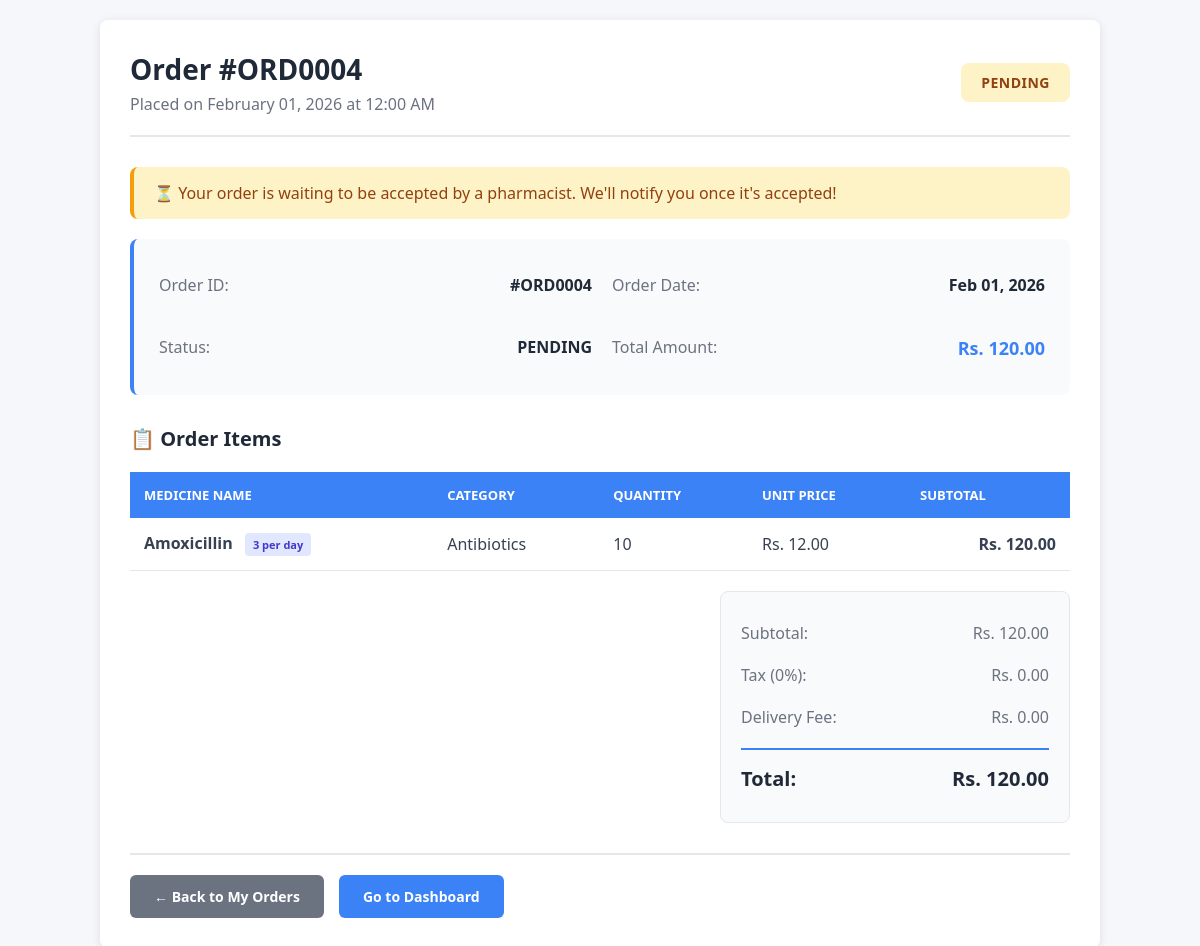
Page /order_details.php?id=ORD0004 (signed in) on the committed database.
### tables this page shows
CREATE TABLE IF NOT EXISTS `orders` (
  `ORDER_ID` varchar(10) NOT NULL,
  `CUSTOMER_ID` varchar(10) NOT NULL,
  `ORDER_DATE` date NOT NULL,
  `TOTAL_AMOUNT` float NOT NULL,
  `STATUS` enum('PENDING','PROCESSING','COMPLETED','CANCEL') NOT NULL,
  `PRESCRIPTION_PATH` varchar(255) DEFAULT NULL,
  PRIMARY KEY (`ORDER_ID`),
  KEY `fk_CUSTOMER_ID_CUSTOMER` (`CUSTOMER_ID`)
);

CREATE TABLE IF NOT EXISTS `order_item` (
  `ORDER_ITEM_ID` int NOT NULL,
  `ORDER_ID` varchar(10) NOT NULL,
  `MEDICINE_ID` varchar(10) NOT NULL,
  `QUANTITY` int NOT NULL,
  `PRICE` float NOT NULL,
  PRIMARY KEY (`ORDER_ITEM_ID`),
  KEY `fk_ORDER_ID_ORDERS` (`ORDER_ID`),
  KEY `fk_MEDICINE_ID_MEDICINE` (`MEDICINE_ID`)
);

CREATE TABLE IF NOT EXISTS `medicine` (
  `MEDICINE_ID` varchar(10) NOT NULL,
  `NAME` char(50) NOT NULL,
  `CATEGORY` enum('Pain and Fever','Antibiotics','Chronic Care','General Wellness') NOT NULL,
  `Price` float NOT NULL,
  `STOCK_QUANTITY` int NOT NULL,
  `DOSAGE` char(50) NOT NULL,
  `EXP_DURATION` char(50) NOT NULL,
  PRIMARY KEY (`MEDICINE_ID`)
);

### public/order_details.php (the view, shortened to what this page needs)
<?php
require_once '../config/db_connect.php';
$customer_id = $_SESSION['user_id'];
$order_id = $_GET['id'];
$stmt = $conn->prepare("
    SELECT o.ORDER_ID, o.ORDER_DATE, o.TOTAL_AMOUNT, o.STATUS, o.CUSTOMER_ID
    FROM orders o
    WHERE o.ORDER_ID = ? AND o.CUSTOMER_ID = ?
");
$stmt->bind_param("ss", $order_id, $customer_id);
$stmt->execute();
$result = $stmt->get_result();
$order = $result->fetch_assoc();
$stmt = $conn->prepare("
    SELECT m.NAME, m.CATEGORY, m.DOSAGE, oi.QUANTITY, oi.Price, (oi.QUANTITY * oi.Price) AS SUBTOTAL
    FROM order_item oi
    JOIN medicine m ON oi.MEDICINE_ID = m.MEDICINE_ID
    WHERE oi.ORDER_ID = ?
");
$stmt->bind_param("s", $order_id);
$stmt->execute();
$items = $stmt->get_result();
function getCustomerStatus($dbStatus) {
    return $dbStatus;
}
$customerStatus = getCustomerStatus($order['STATUS']);
?>
<!DOCTYPE html>
<html lang="en">
<head>
</head>
<body>
<div class="order-container">
    <div class="order-header">
        <div>
            <h1>Order #<?php echo htmlspecialchars($order_id); ?></h1>
            <p style="color: #6b7280; margin-top: 5px;">
                Placed on <?php echo date('F d, Y \a\t h:i A', strtotime($order['ORDER_DATE'])); ?>
            </p>
        </div>
        <span class="status-badge status-<?php echo strtolower($customerStatus); ?>">
            <?php echo htmlspecialchars($customerStatus); ?>
        </span>
    </div>
    <?php if ($customerStatus === 'PENDING'): ?>
    <div class="status-message pending">
        ⏳ Your order is waiting to be accepted by a pharmacist. We'll notify you once it's accepted!
    </div>
    <?php elseif ($customerStatus === 'COMPLETED'): ?>
    <div class="status-message completed">
        🎉 Your order has been completed and delivered. Thank you for choosing MedCare!
    </div>
    <?php endif; ?>
    <div class="order-info">
        <div class="info-grid">
            <div class="info-item">
                <span class="info-label">Order ID:</span>
                <span class="info-value">#<?php echo htmlspecialchars($order_id); ?></span>
            </div>
            <div class="info-item">
                <span class="info-label">Order Date:</span>
                <span class="info-value"><?php echo date('M d, Y', strtotime($order['ORDER_DATE'])); ?></span>
            </div>
            <div class="info-item">
                <span class="info-label">Status:</span>
                <span class="info-value"><?php echo htmlspecialchars($customerStatus); ?></span>
            </div>
            <div class="info-item">
                <span class="info-label">Total Amount:</span>
                <span class="info-value" style="color: #3b82f6; font-size: 18px;">Rs. <?php echo number_format($order['TOTAL_AMOUNT'], 2); ?></span>
            </div>
        </div>
    </div>
    <div class="items-section">
        <h2>📋 Order Items</h2>
        <table class="items-table">
            <thead>
                <tr>
                    <th>Medicine Name</th>
                    <th>Category</th>
                    <th>Quantity</th>
                    <th>Unit Price</th>
                    <th>Subtotal</th>
                </tr>
            </thead>
            <tbody>
                <?php
                if ($items && $items->num_rows > 0) {
                    while ($item = $items->fetch_assoc()) {
                        $item_subtotal = $item['QUANTITY'] * $item['Price'];
                        echo "
                        <tr>
                            <td>
                                <strong>" . htmlspecialchars($item['NAME']) . "</strong>
                                <span class='medicine-badge'>" . htmlspecialchars($item['DOSAGE'] ?? 'N/A') . "</span>
                            </td>
                            <td>" . htmlspecialchars($item['CATEGORY']) . "</td>
                            <td>" . $item['QUANTITY'] . "</td>
                            <td>Rs. " . number_format($item['Price'], 2) . "</td>
                            <td>Rs. " . number_format($item_subtotal, 2) . "</td>
                        </tr>
                        ";
                    }
                } else {
                    echo "<tr><td colspan='5' style='text-align:center; padding:20px;'>No items found</td></tr>";
                }
                ?>
            </tbody>
        </table>
        <div class="total-section">
            <div class="total-card">
                <div class="total-row">
                    <span>Subtotal:</span>
                    <span>Rs. <?php echo number_format($order['TOTAL_AMOUNT'], 2); ?></span>
                </div>
                <div class="total-row">
                    <span>Tax (0%):</span>
                    <span>Rs. 0.00</span>
                </div>
                <div class="total-row">
                    <span>Delivery Fee:</span>
                    <span>Rs. 0.00</span>
                </div>
                <div class="total-row grand-total">
                    <span>Total:</span>
                    <span>Rs. <?php echo number_format($order['TOTAL_AMOUNT'], 2); ?></span>
                </div>
            </div>
        </div>
    </div>
    <div class="action-buttons">
        <a href="my_order.php" class="btn btn-secondary">
            ← Back to My Orders
        </a>
        <a href="dashboard_customer.php" class="btn btn-primary">
            Go to Dashboard
        </a>
    </div>
</div>
</body>
</html>

### public/order_details.php (style rules this page uses)
* { margin: 0; padding: 0; box-sizing: border-box; }
body { font-family: 'Segoe UI', Tahoma, Geneva, Verdana, sans-serif; background-color: #f5f7fa; padding: 20px; }
.order-container { max-width: 1000px; margin: 0 auto; background: white; padding: 30px; box-shadow: 0 2px 10px rgba(0,0,0,0.1); border-radius: 8px; }
.order-header { display: flex; justify-content: space-between; align-items: center; margin-bottom: 30px; padding-bottom: 20px; border-bottom: 2px solid #e5e7eb; }
.order-header h1 { color: #1f2937; font-size: 28px; }
.status-badge { padding: 10px 20px; border-radius: 8px; font-size: 14px; font-weight: 600; text-transform: uppercase; letter-spacing: 0.5px; }
.status-pending { background: #fef3c7; color: #92400e; }
.order-info { background: #f9fafb; padding: 25px; border-radius: 8px; margin-bottom: 30px; border-left: 4px solid #3b82f6; }
.info-grid { display: grid; grid-template-columns: repeat(2, 1fr); gap: 20px; }
.info-item { display: flex; justify-content: space-between; padding: 10px 0; }
.info-label { color: #6b7280; font-weight: 500; }
.info-value { color: #1f2937; font-weight: 600; }
.items-section { margin: 30px 0; }
.items-section h2 { color: #1f2937; margin-bottom: 20px; font-size: 20px; }
.items-table { width: 100%; border-collapse: collapse; margin-bottom: 20px; }
.items-table thead { background: #3b82f6; color: white; }
.items-table th { padding: 14px; text-align: left; font-weight: 600; font-size: 13px; text-transform: uppercase; }
.items-table tbody tr { border-bottom: 1px solid #e5e7eb; }
.items-table td { padding: 14px; color: #374151; }
.items-table td:last-child { text-align: right; font-weight: 600; }
.medicine-badge { display: inline-block; padding: 4px 8px; background: #e0e7ff; color: #4338ca; border-radius: 4px; font-size: 11px; font-weight: 600; margin-left: 8px; }
.total-section { display: flex; justify-content: flex-end; margin-top: 20px; }
.total-card { width: 350px; background: #f9fafb; padding: 20px; border-radius: 8px; border: 1px solid #e5e7eb; }
.total-row { display: flex; justify-content: space-between; padding: 10px 0; color: #6b7280; }
.total-row.grand-total { border-top: 2px solid #3b82f6; margin-top: 10px; padding-top: 15px; font-size: 20px; font-weight: bold; color: #1f2937; }
.action-buttons { display: flex; gap: 15px; margin-top: 30px; padding-top: 20px; border-top: 2px solid #e5e7eb; }
.btn { padding: 12px 24px; border: none; border-radius: 6px; font-size: 14px; font-weight: 600; cursor: pointer; text-decoration: none; display: inline-flex; align-items: center; gap: 8px; transition: all 0.3s; }
.btn-primary { background: #3b82f6; color: white; }
.btn-secondary { background: #6b7280; color: white; }
.status-message { padding: 15px 20px; border-radius: 8px; margin-bottom: 20px; font-weight: 500; }
.status-message.pending { background: #fef3c7; color: #92400e; border-left: 4px solid #f59e0b; }

### rows in the picture
orders: ORDER_DATE "February 01, 2026 at 12:00 AM", STATUS "PENDING", ORDER_DATE "Feb 01, 2026", TOTAL_AMOUNT "120.00"
order_item: MEDICINE_ID.NAME "Amoxicillin", MEDICINE_ID.DOSAGE "3 per day", MEDICINE_ID.CATEGORY "Antibiotics", QUANTITY "10", PRICE "12.00", item_subtotal "120.00"

### other values in the picture
$order_id "ORD0004"
